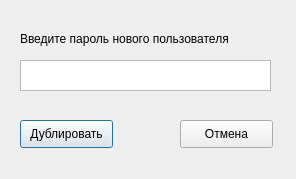
<?xml version="1.0" encoding="UTF-8"?>
<ui version="4.0">
 <class>Dialog</class>
 <widget class="QDialog" name="Dialog">
  <property name="geometry">
   <rect>
    <x>0</x>
    <y>0</y>
    <width>296</width>
    <height>179</height>
   </rect>
  </property>
  <property name="windowTitle">
   <string>Dialog</string>
  </property>
  <widget class="QPushButton" name="pushButton">
   <property name="geometry">
    <rect>
     <x>20</x>
     <y>120</y>
     <width>93</width>
     <height>28</height>
    </rect>
   </property>
   <property name="text">
    <string>Дублировать</string>
   </property>
  </widget>
  <widget class="QLabel" name="label">
   <property name="geometry">
    <rect>
     <x>20</x>
     <y>30</y>
     <width>271</width>
     <height>17</height>
    </rect>
   </property>
   <property name="text">
    <string>Введите пароль нового пользователя</string>
   </property>
  </widget>
  <widget class="QPushButton" name="pushButton_2">
   <property name="geometry">
    <rect>
     <x>180</x>
     <y>120</y>
     <width>93</width>
     <height>28</height>
    </rect>
   </property>
   <property name="text">
    <string>Отмена</string>
   </property>
  </widget>
  <widget class="QPlainTextEdit" name="plainTextEdit">
   <property name="geometry">
    <rect>
     <x>20</x>
     <y>60</y>
     <width>251</width>
     <height>31</height>
    </rect>
   </property>
  </widget>
 </widget>
 <resources/>
 <connections/>
</ui>
